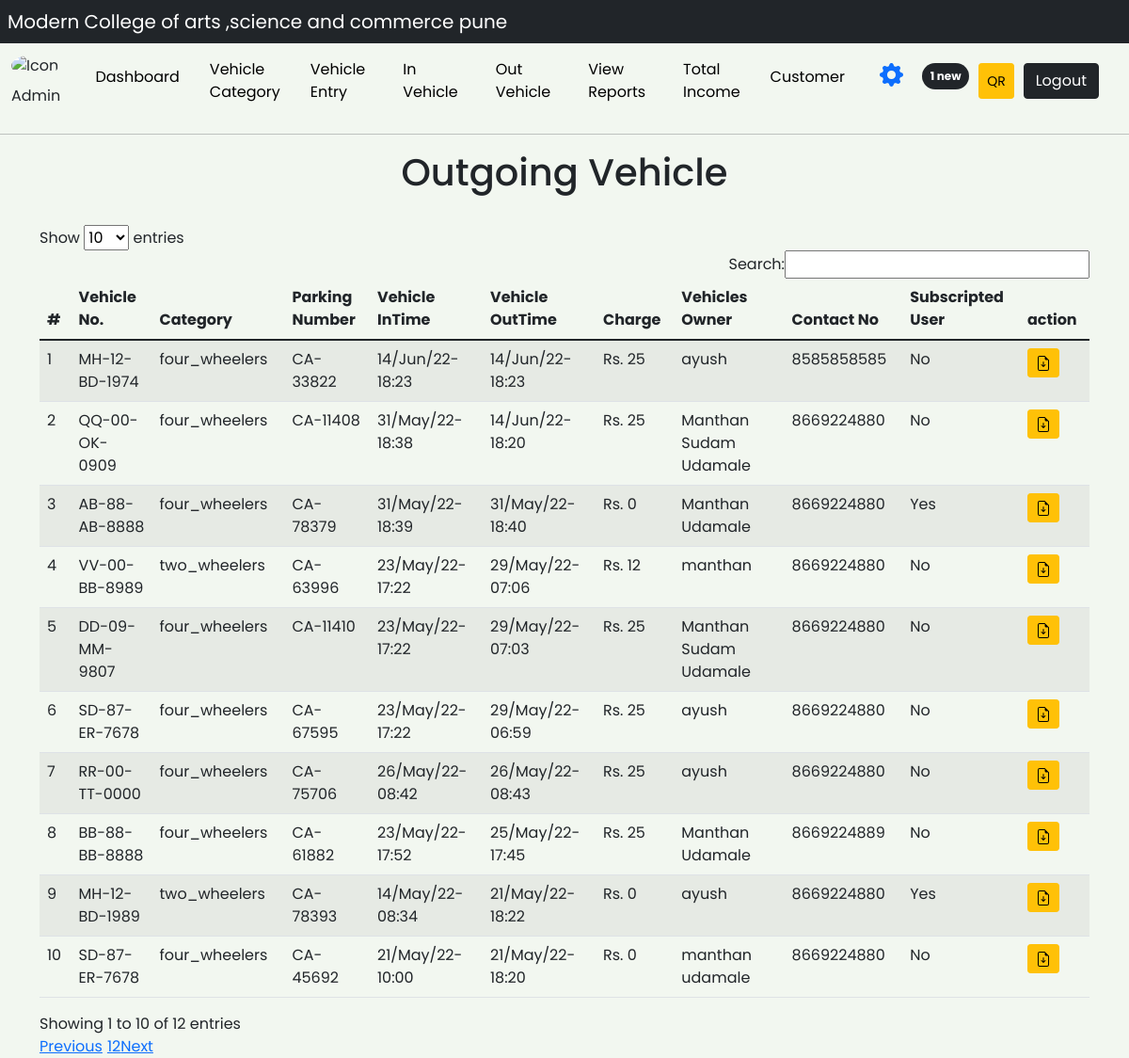
/out-vehicles.php (signed in), run on the app's committed database.
### tables this page shows
CREATE TABLE `vehicle_info` (
  `ID` int(10) NOT NULL,
  `ParkingNumber` varchar(120) DEFAULT NULL,
  `VehicleCategory` varchar(120) NOT NULL,
  `VehicleCompanyname` varchar(120) DEFAULT NULL,
  `RegistrationNumber` varchar(120) DEFAULT NULL,
  `OwnerName` varchar(120) DEFAULT NULL,
  `OwnerContactNumber` bigint(10) DEFAULT NULL,
  `InTime` timestamp NULL DEFAULT NULL,
  `OutTime` timestamp NULL DEFAULT NULL,
  `ParkingCharge` varchar(120) NOT NULL,
  `Remark` mediumtext NOT NULL,
  `Status` varchar(5) NOT NULL,
  `cdate` date NOT NULL DEFAULT current_timestamp(),
  `payment_status` varchar(50) NOT NULL,
  `payment_id` varchar(50) NOT NULL,
  `uid` int(11) DEFAULT NULL
);

### out-vehicles.php (the view, shortened to what this page needs)
<?php
if (strlen($_SESSION['vpmsaid'] == 0)) {
    header('location:logout.php');
} else {
?>
    <!doctype html>
    <html lang="en">
    <head>
        <link href="https://cdn.jsdelivr.net/npm/bootstrap@5.1.3/dist/css/bootstrap.min.css" rel="stylesheet">
		<link rel="stylesheet" href="includes/body.css">
    </head>
    <body class="c1">
        <?php
        include 'includes/sidebar.php'
        ?>
        <div class="container">
            <h1 class="panel-heading text-center">Outgoing Vehicle</h1>
            <div class="col-sm-9 col-sm-offset-3 col-lg-12 col-lg-offset-2 main">
                <div class="row">
                    <div class="col-lg-12">
                        <div class="panel panel-default">
                            <div class="panel-body mt-4">
                                        <?php
                                        $ret = mysqli_query($con, "SELECT * from  vehicle_info where Status='Out' order by OutTime desc");
                                        $cnt = 1;
                                        $count = mysqli_num_rows($ret);
												if ($count > 0){
                                                    echo '
                                                    <table id="myTable" class="table table-striped table-hover mt-4" style="width:100%">
                                                    <thead>
                                                        <tr>
                                                            <th>#</th>
                                                            <th>Vehicle No.</th>
                                                            <th>Category</th>
                                                            <th>Parking Number</th>
                                                            <th>Vehicle InTime</th>
                                                            <th>Vehicle OutTime</th>
                                                            <th>Charge</th>
                                                            <th>Vehicles Owner</th>
                                                            <th>Contact No</th>
                                                            <th>Subscripted User</th>
                                                            <th >action</th>
                                                        </tr>
                                                    </thead>
                                                    <tbody>
                                                    ';
                                        while ($row = mysqli_fetch_array($ret)) {
                                            $vehno = $row['RegistrationNumber'];
											$catname= $row['VehicleCategory'];
												$d= $row['InTime'];
												$date=date_create($d);
												$InTime= date_format($date,"d/M/y-H:i");
												$d1= $row['OutTime'];
												$date1=date_create($d1);
												$OutTime= date_format($date1,"d/M/y-H:i");
                                        ?>
                                            <tr class="mt-4">
                                                <td><?php echo $cnt; ?></td>
                                                <td><?php echo $row['RegistrationNumber']; ?></td>
                                                <td><?php echo $row['VehicleCategory']; ?></td>
                                                <td><?php echo 'CA-' . $row['ParkingNumber']; ?></td>
                                                <td><?php echo $InTime ?></td>
                                                <td><?php echo $OutTime  ?></td>
                                                <td><?php echo 'Rs. ' . $row['ParkingCharge']; ?></td>
                                                <td><?php echo $row['OwnerName']; ?></td>
                                                <td><?php echo $row['OwnerContactNumber']; ?></td>
                                                <td>
													<?php
                                                    $query = mysqli_query($con, "SELECT vehicle_no FROM subscripted_user WHERE vehicle_no= '$vehno' and vehicle_cat='$catname' and status != 'deleted'");
													if ($row1 = mysqli_num_rows($query)) {
														echo 'Yes';
													} else {
														echo 'No';
													}
													?>
												</td>
                                                <td>
                                                    <div class="btn-group" role="group" aria-label="Basic example">
                                                        <a href="bill-out-daily.php?vid=<?php echo $row['ID']; ?>" download="receipt"><button type="button" class="btn btn-sm btn-warning"> <i class="fa fa-print"></i></button>
                                                    </div>
                                                </td>
                                            </tr>
                                        <?php $cnt = $cnt + 1;
                                        }
                                     }else {
                                        echo '<div class="alert alert-warning text-dark" role="alert">
                                        <b>Customer-Entry Not Found..</b>
                                      </div>
                                      <img src="includes/img/history1.png" style="height:400px; width:400px;margin-left:400px">';
                                      } ?>
                                    </tbody>
                                </table>
                            </div>
                        </div>
                    </div>
                </div>
            </div>
        </div>
    </body>
    </html>
<?php }  ?>

### includes/body.css (style rules this page uses)
* { font-family: 'Poppins', sans-serif; }
.c1 { background:#f2f7f0; }

### data on the page
vehicle_info: RegistrationNumber "MH-12-BD-1974", VehicleCategory "four_wheelers", ParkingNumber "33822", InTime "14/Jun/22-18:23", OutTime "14/Jun/22-18:23", ParkingCharge "25", OwnerName "ayush", OwnerContactNumber "8585858585", shows "No"
vehicle_info: RegistrationNumber "QQ-00-OK-0909", VehicleCategory "four_wheelers", ParkingNumber "11408", InTime "31/May/22-18:38", OutTime "14/Jun/22-18:20", ParkingCharge "25", OwnerName "Manthan Sudam Udamale", OwnerContactNumber "8669224880", shows "No"
vehicle_info: RegistrationNumber "AB-88-AB-8888", VehicleCategory "four_wheelers", ParkingNumber "78379", InTime "31/May/22-18:39", OutTime "31/May/22-18:40", ParkingCharge "0", OwnerName "Manthan Udamale", OwnerContactNumber "8669224880", shows "Yes"
vehicle_info: RegistrationNumber "VV-00-BB-8989", VehicleCategory "two_wheelers", ParkingNumber "63996", InTime "23/May/22-17:22", OutTime "29/May/22-07:06", ParkingCharge "12", OwnerName "manthan", OwnerContactNumber "8669224880", shows "No"
vehicle_info: RegistrationNumber "DD-09-MM-9807", VehicleCategory "four_wheelers", ParkingNumber "11410", InTime "23/May/22-17:22", OutTime "29/May/22-07:03", ParkingCharge "25", OwnerName "Manthan Sudam Udamale", OwnerContactNumber "8669224880", shows "No"
vehicle_info: RegistrationNumber "SD-87-ER-7678", VehicleCategory "four_wheelers", ParkingNumber "67595", InTime "23/May/22-17:22", OutTime "29/May/22-06:59", ParkingCharge "25", OwnerName "ayush", OwnerContactNumber "8669224880", shows "No"
vehicle_info: RegistrationNumber "RR-00-TT-0000", VehicleCategory "four_wheelers", ParkingNumber "75706", InTime "26/May/22-08:42", OutTime "26/May/22-08:43", ParkingCharge "25", OwnerName "ayush", OwnerContactNumber "8669224880", shows "No"
vehicle_info: RegistrationNumber "BB-88-BB-8888", VehicleCategory "four_wheelers", ParkingNumber "61882", InTime "23/May/22-17:52", OutTime "25/May/22-17:45", ParkingCharge "25", OwnerName "Manthan Udamale", OwnerContactNumber "8669224889", shows "No"
vehicle_info: RegistrationNumber "MH-12-BD-1989", VehicleCategory "two_wheelers", ParkingNumber "78393", InTime "14/May/22-08:34", OutTime "21/May/22-18:22", ParkingCharge "0", OwnerName "ayush", OwnerContactNumber "8669224880", shows "Yes"
vehicle_info: RegistrationNumber "SD-87-ER-7678", VehicleCategory "four_wheelers", ParkingNumber "45692", InTime "21/May/22-10:00", OutTime "21/May/22-18:20", ParkingCharge "0", OwnerName "manthan udamale", OwnerContactNumber "8669224880", shows "No"

### other printed values
$count "1"
